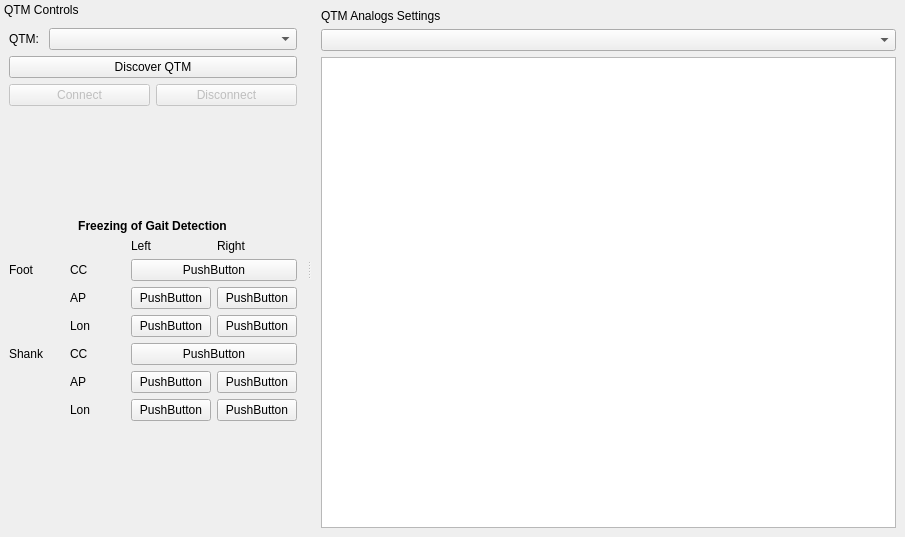
<?xml version="1.0" encoding="UTF-8"?>
<ui version="4.0">
 <class>MainWindow</class>
 <widget class="QMainWindow" name="MainWindow">
  <property name="geometry">
   <rect>
    <x>0</x>
    <y>0</y>
    <width>905</width>
    <height>537</height>
   </rect>
  </property>
  <property name="windowTitle">
   <string>MainWindow</string>
  </property>
  <widget class="QWidget" name="centralwidget">
   <layout class="QGridLayout" name="gridLayout">
    <item row="0" column="0">
     <layout class="QVBoxLayout" name="verticalLayout_4">
      <item>
       <widget class="QLabel" name="label_11">
        <property name="text">
         <string>QTM Analogs Settings</string>
        </property>
       </widget>
      </item>
      <item>
       <widget class="QComboBox" name="settings_combo"/>
      </item>
      <item>
       <widget class="QTextEdit" name="settings_viewer">
        <property name="readOnly">
         <bool>true</bool>
        </property>
       </widget>
      </item>
     </layout>
    </item>
   </layout>
  </widget>
  <widget class="QDockWidget" name="dockWidget_2">
   <property name="sizePolicy">
    <sizepolicy hsizetype="Minimum" vsizetype="Preferred">
     <horstretch>0</horstretch>
     <verstretch>0</verstretch>
    </sizepolicy>
   </property>
   <property name="minimumSize">
    <size>
     <width>306</width>
     <height>420</height>
    </size>
   </property>
   <property name="features">
    <set>QDockWidget::DockWidgetMovable</set>
   </property>
   <property name="windowTitle">
    <string>QTM Controls</string>
   </property>
   <attribute name="dockWidgetArea">
    <number>1</number>
   </attribute>
   <widget class="QWidget" name="dockWidgetContents_2">
    <layout class="QVBoxLayout" name="verticalLayout">
     <property name="leftMargin">
      <number>9</number>
     </property>
     <property name="rightMargin">
      <number>9</number>
     </property>
     <item>
      <layout class="QHBoxLayout" name="horizontalLayout_4"/>
     </item>
     <item>
      <layout class="QHBoxLayout" name="horizontalLayout_2">
       <item>
        <widget class="QLabel" name="label">
         <property name="text">
          <string>QTM: </string>
         </property>
        </widget>
       </item>
       <item>
        <widget class="QComboBox" name="qtm_combo">
         <property name="sizePolicy">
          <sizepolicy hsizetype="Expanding" vsizetype="Fixed">
           <horstretch>0</horstretch>
           <verstretch>0</verstretch>
          </sizepolicy>
         </property>
        </widget>
       </item>
      </layout>
     </item>
     <item>
      <widget class="QPushButton" name="discover_button">
       <property name="text">
        <string>Discover QTM</string>
       </property>
      </widget>
     </item>
     <item>
      <layout class="QHBoxLayout" name="horizontalLayout">
       <item>
        <widget class="QPushButton" name="connect_button">
         <property name="enabled">
          <bool>false</bool>
         </property>
         <property name="text">
          <string>Connect</string>
         </property>
        </widget>
       </item>
       <item>
        <widget class="QPushButton" name="disconnect_button">
         <property name="enabled">
          <bool>false</bool>
         </property>
         <property name="text">
          <string>Disconnect</string>
         </property>
        </widget>
       </item>
      </layout>
     </item>
     <item>
      <spacer name="verticalSpacer_2">
       <property name="orientation">
        <enum>Qt::Vertical</enum>
       </property>
       <property name="sizeHint" stdset="0">
        <size>
         <width>20</width>
         <height>40</height>
        </size>
       </property>
      </spacer>
     </item>
     <item>
      <layout class="QGridLayout" name="gridLayout_2">
       <property name="topMargin">
        <number>0</number>
       </property>
       <item row="1" column="2">
        <widget class="QLabel" name="label_7">
         <property name="text">
          <string>Left</string>
         </property>
        </widget>
       </item>
       <item row="7" column="2">
        <widget class="QPushButton" name="pushButton_11">
         <property name="text">
          <string>PushButton</string>
         </property>
        </widget>
       </item>
       <item row="6" column="3">
        <widget class="QPushButton" name="pushButton_10">
         <property name="text">
          <string>PushButton</string>
         </property>
        </widget>
       </item>
       <item row="4" column="2">
        <widget class="QPushButton" name="pushButton_5">
         <property name="text">
          <string>PushButton</string>
         </property>
        </widget>
       </item>
       <item row="7" column="3">
        <widget class="QPushButton" name="pushButton_12">
         <property name="text">
          <string>PushButton</string>
         </property>
        </widget>
       </item>
       <item row="4" column="1">
        <widget class="QLabel" name="label_3">
         <property name="text">
          <string>Lon</string>
         </property>
        </widget>
       </item>
       <item row="3" column="2">
        <widget class="QPushButton" name="pushButton_3">
         <property name="text">
          <string>PushButton</string>
         </property>
        </widget>
       </item>
       <item row="2" column="2" colspan="2">
        <widget class="QPushButton" name="pushButton_2">
         <property name="text">
          <string>PushButton</string>
         </property>
        </widget>
       </item>
       <item row="3" column="3">
        <widget class="QPushButton" name="pushButton_4">
         <property name="text">
          <string>PushButton</string>
         </property>
        </widget>
       </item>
       <item row="3" column="1">
        <widget class="QLabel" name="label_2">
         <property name="text">
          <string>AP</string>
         </property>
        </widget>
       </item>
       <item row="1" column="3">
        <widget class="QLabel" name="label_8">
         <property name="text">
          <string>Right</string>
         </property>
        </widget>
       </item>
       <item row="0" column="0" colspan="4" alignment="Qt::AlignHCenter">
        <widget class="QLabel" name="label_13">
         <property name="text">
          <string>&lt;html&gt;&lt;head/&gt;&lt;body&gt;&lt;p align=&quot;center&quot;&gt;&lt;span style=&quot; font-weight:700;&quot;&gt;Freezing of Gait Detection&lt;/span&gt;&lt;/p&gt;&lt;/body&gt;&lt;/html&gt;</string>
         </property>
        </widget>
       </item>
       <item row="6" column="2">
        <widget class="QPushButton" name="pushButton_9">
         <property name="text">
          <string>PushButton</string>
         </property>
        </widget>
       </item>
       <item row="5" column="1">
        <widget class="QLabel" name="label_4">
         <property name="text">
          <string>CC</string>
         </property>
        </widget>
       </item>
       <item row="4" column="3">
        <widget class="QPushButton" name="pushButton_6">
         <property name="text">
          <string>PushButton</string>
         </property>
        </widget>
       </item>
       <item row="6" column="1">
        <widget class="QLabel" name="label_5">
         <property name="text">
          <string>AP</string>
         </property>
        </widget>
       </item>
       <item row="5" column="0">
        <widget class="QLabel" name="label_12">
         <property name="text">
          <string>Shank</string>
         </property>
        </widget>
       </item>
       <item row="7" column="1">
        <widget class="QLabel" name="label_6">
         <property name="text">
          <string>Lon</string>
         </property>
        </widget>
       </item>
       <item row="2" column="0">
        <widget class="QLabel" name="label_10">
         <property name="text">
          <string>Foot</string>
         </property>
        </widget>
       </item>
       <item row="2" column="1">
        <widget class="QLabel" name="label_9">
         <property name="text">
          <string>CC</string>
         </property>
        </widget>
       </item>
       <item row="5" column="2" colspan="2">
        <widget class="QPushButton" name="pushButton_7">
         <property name="text">
          <string>PushButton</string>
         </property>
        </widget>
       </item>
      </layout>
     </item>
     <item>
      <spacer name="verticalSpacer">
       <property name="orientation">
        <enum>Qt::Vertical</enum>
       </property>
       <property name="sizeHint" stdset="0">
        <size>
         <width>20</width>
         <height>40</height>
        </size>
       </property>
      </spacer>
     </item>
    </layout>
   </widget>
  </widget>
 </widget>
 <resources/>
 <connections/>
</ui>
